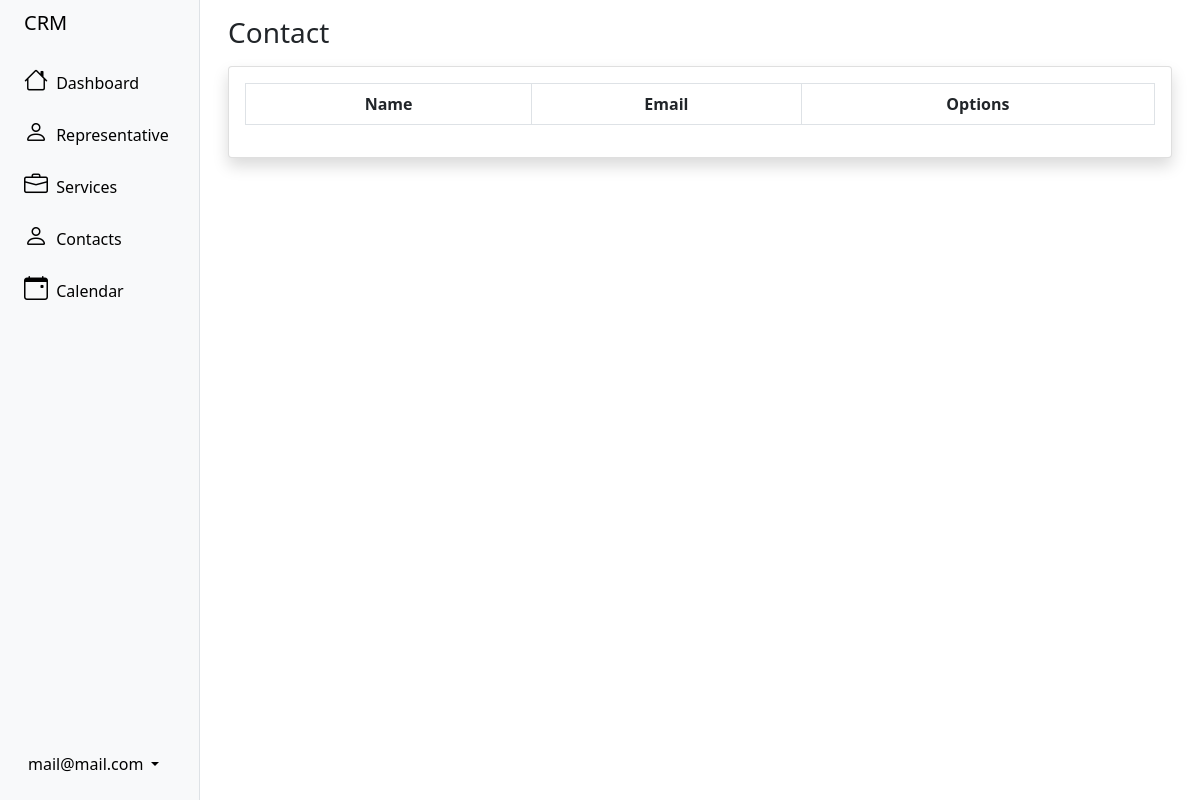
/sales/contact/ (signed in), run on an earlier commit of the app's database.
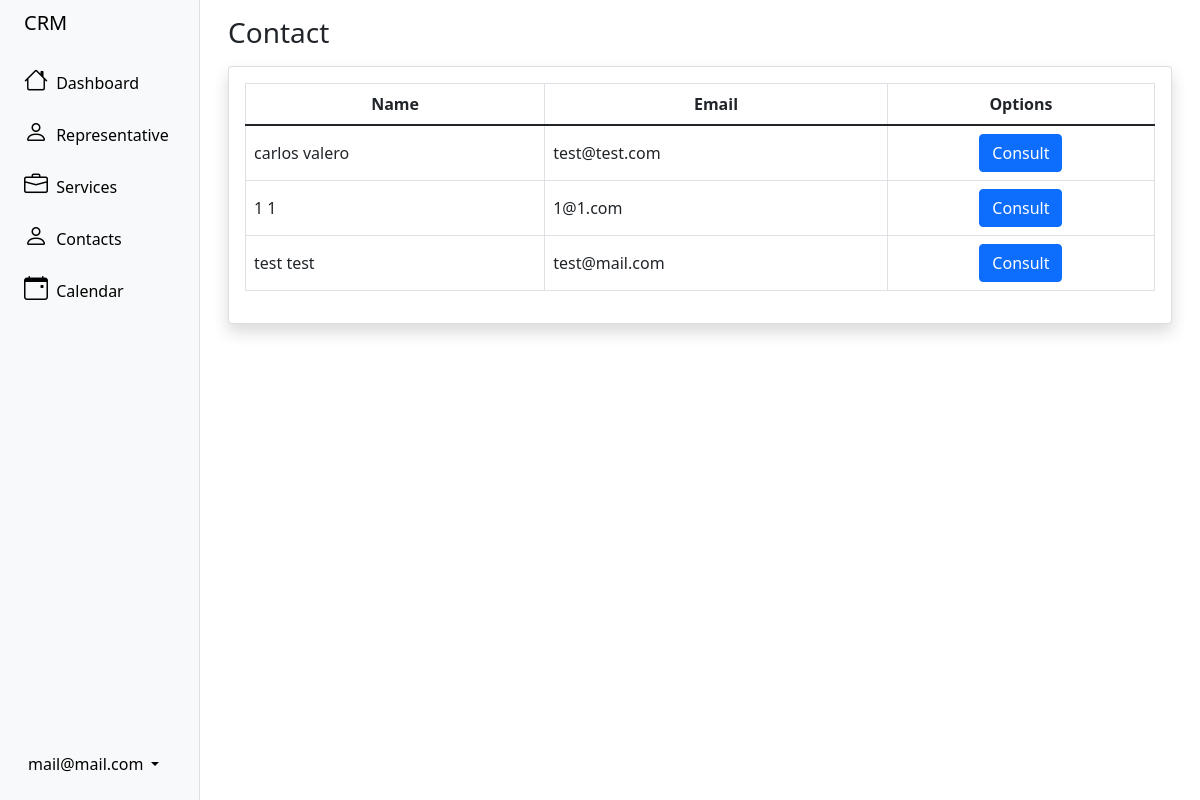
And on a later commit of the database.
### sales/models.py (models this page shows, shortened)
class Client(models.Model):
	STATUS = (
        (True,'Is client'),
        (False,'Not Client'),
    )
	name = models.CharField(max_length=100)
	last_name = models.CharField(max_length=100)
	email = models.EmailField(unique=True)
	phone_number = models.IntegerField()
	status = models.BooleanField(choices=STATUS)
	register_date = models.DateTimeField(default=now, editable=False)
	country = CountryField()
	twitter = models.CharField(max_length=100, unique=True, blank=True, null=True)
	facebook = models.CharField(max_length=100, unique=True, blank=True, null=True)
	instagram = models.CharField(max_length=100, unique=True, blank=True, null=True)
	id_representative = models.ForeignKey(crmUser, on_delete=CASCADE)

### sales/views.py (the view)
# urls.py: path('contact/', contact, name='contact'),
@login_required
def contact(request):
    if request.user.is_staff:
        context = Client.objects.all()
    else:
        context = Client.objects.filter(id_representative=request.user)
    return render(request, 'contact/contact.html', {'context': context})

### user/models.py (called while the page is built)
	@property
	def is_staff(self):
		return self.admin_user

### templates/contact/contact.html (shortened to what this page needs)
{% extends 'sidebar.html' %}
{% block content %}
<div class="container-fluid px-3 mt-3">
    <h1 class="h3 mb-3 text-gray-800">Contact</h1>
    <div class="card shadow mb-4">
        <div class="card-body">
            <div class="table-responsive">
                <table class="table table-bordered" id="dataTable" width="100%" cellspacing="0">
                    <thead>
                        <tr>
                            <th>
                                <div class="d-flex justify-content-center align-items-center">
                                    Name
                                </div>
                            </th>
                            <th>
                                <div class="d-flex justify-content-center align-items-center">
                                    Email
                                </div>
                            </th>
                            <th>
                                <div class="d-flex justify-content-center align-items-center">
                                    Options
                                </div>
                            </th>
                        </tr>
                    </thead>
                    <tbody>
                        {% if context %}
                        {% for row in context %}
                        <tr>
                            <td class="align-middle">{{row.name}} {{row.last_name}}</td>
                            <td class="align-middle">{{row.email}}</td>
                            <td>
                                <div class="d-flex justify-content-center align-middle gap-2">
                                    <a href="{% url 'viewContact' row.id %}" class="btn btn-primary">
                                        Consult
                                    </a>
                                </div>
                            </td>
                        </tr>
                        {% endfor %}
                        {% endif %}
                    </tbody>
                </table>
            </div>
        </div>
    </div>
</div>
{% endblock content %}

What changed in the data, as far as the page shows it:
added Client: name "carlos", last_name "valero", email "test@test.com"
added Client: name "1", last_name "1", email "1@1.com"
added Client: name "test", last_name "test", email "test@mail.com"
